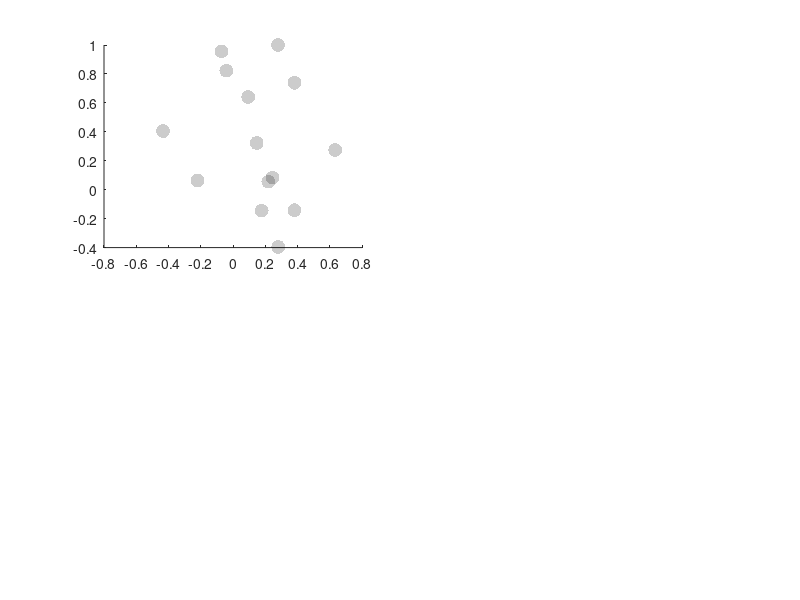

Here is the MATLAB script that generated this plot: (Note: this script raises an error after producing the figure.)
clc
clear
close all

load click_positions.mat

hBarLength_FG = abs(frontDotX_FG - backDotX_FG);
hBarLength_FE = abs(frontDotX_FE - backDotX_FE);

leftHand_FG = abs(centerDotX_FG - backDotX_FG);
leftHand_FE = abs(centerDotX_FE - backDotX_FE);

rightHand_FG = abs(frontDotX_FG - centerDotX_FG);
rightHand_FE = abs(frontDotX_FE - centerDotX_FE);

distortion_expected_FG = (leftHand_FG-rightHand_FG) ./ hBarLength_FG;
distortion_expected_FE = (leftHand_FE-rightHand_FE) ./ hBarLength_FE;

figure('units','inches','outerposition',[1 1 6.75 8])


%% plot scatter
% mdl = fitlm(distortion_expected_FG, distortion_expected_FE);
% 
% fprintf([ ...
%     '<Fit parameters> \n' ...
%     '---------------- \n' ...
%     'y = %4.2fx + (%4.2f) \n' ...
%     'adjR2: %4.2f \n'], ...
%     mdl.Coefficients.Estimate(2), ...
%     mdl.Coefficients.Estimate(1), ...
%     mdl.Rsquared.Adjusted)
% 
% disp(mdl)

subplot(2,2,1)

szMarker = 100;
alphaMarker = .2;
% lwFit = 3;
% lwBound = 2.5;
c = 'k';
ticks = -1:.25:1;

hold on
scatter(distortion_expected_FG, distortion_expected_FE, ...
    szMarker, c, 'fill', ...
    'markerfacealpha',alphaMarker)
% h = plot(mdl);

% hData = findobj(h,'DisplayName','Data');
% hFit = findobj(h,'DisplayName','Fit');
% hBound = findobj(h,'DisplayName','Confidence bounds');
% hBound = findobj(h,'LineStyle',hBound.LineStyle, 'Color', hBound.Color);

% set(hFit,'color',c,'linewidth',lwFit)
% set(hBound,'color',c,'linestyle',':','linewidth',lwBound)

% hData.MarkerFaceColor = 'none';
% hData.MarkerEdgeColor = 'none';

% axis([-.1 1 -.1 1])
addUnityLine

xticks(ticks)
xlabel({'Inferred shape distortion'; 'Flash-Grab'})
xline(0)

yticks(ticks)
ylabel({'Inferred shape distortion'; 'Frame'})
yline(0)

text(.8, .05, ['N = ',num2str(numel(hBarLength_FG))])

title ''
legend off
cleanplot

fprintf('\n*** FG median observed distortion: %4.2f', median(distortion_expected_FG))
fprintf('\n*** FE median observed distortion: %4.2f\n', median(distortion_expected_FE))

%% plot inferred distortion difference

subplot(2,2,2)

data_mat = (distortion_expected_FE-distortion_expected_FG) ...
    ./ distortion_expected_FG * 100;

scatterbar_median(data_mat);
errorbar(1, median(data_mat), MAD(data_mat), ...
    'o','color','k','linewidth',2,'marker','none')

xticks(1)
set(gca,'xcolor','none')

ylabel({'Inferred distortion difference (%)', '(Frame vs. Flash-Grab)'})
yticks(0:50:150)
% ylim([-10 150])
yline(0)

% add statistics
[delta, deltap, p, W, z, r] = signrank_full(data_mat);
fprintf([ ...
    '\n <Distortion difference>' ...
    '\n -----------------------' ...
    '\n mean decrease = %4.1f pp' ...
    '\n mean decrease = %3.0f %%' ...
    '\n W = %5.2f' ...
    '\n z = %5.2f' ...
    '\n p = %5.3f' ...
    '\n r = %4.2f \n'], ...
delta,deltap,W,z,p,r)
statbar(1,1,150,p)

pbaspect([1,3,1])
cleanplot

%% save figure
% set(gcf,'papersize',[8.3 11.7])
% saveas(gcf,'../results/fig04.pdf')
